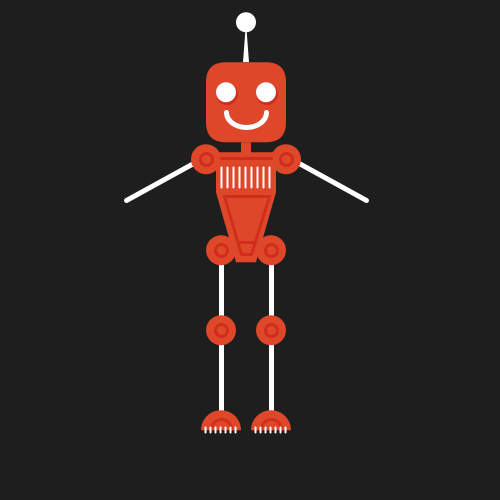
Frame 1 (no input)
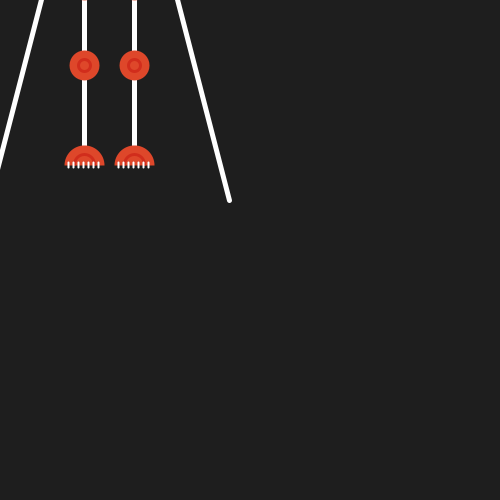
Frame 60 (the mouse pressed at the canvas centre just before this capture)
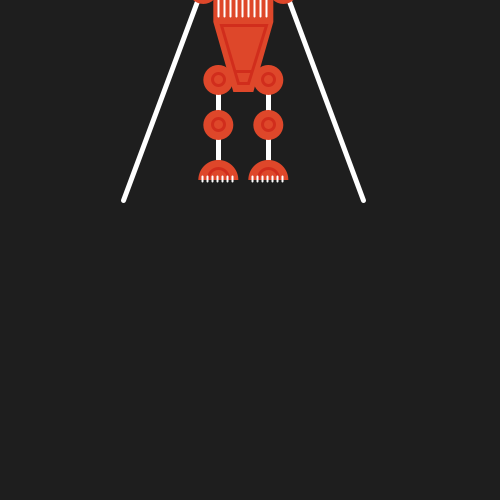
Frame 120 (the mouse held since frame 60 and released just before this capture)

The Processing sketch that drew these frames (run headless with seeded random() and noise(); from frame 60 on, the mouse is pressed at the canvas centre):

// Processing sketch: processing_100341
// ── processing_100341.pde

float x = 200;           // X-coordinate
float y = 388;          // Y-coordinate
int radius = 45;        // Head Radius
int thighHeight = 200;   // Body Height
int calfHeight = 200;    // Neck Height
int legBone = 100;

float easing = 0.02;

void setup() {
  size(500, 500);
  smooth();
  frameRate(40);
  ellipseMode(RADIUS);
}

void draw() { 
  
    int targetX = mouseX;
  x += (targetX - x) * easing;
  
    int targetY = mouseY;
  y += (targetY - y) * easing;

  float legy = y-130;
  float legy2 = y+30;
  float legLength = legy2-legy;
  float legMiddle = legy + legLength/2;
  float footTop = legy2+20;
  
  if (mousePressed) {
    legy2 = y-50;
    legMiddle = (legy + legLength/2) - 35;
    footTop = legy2+20;
  } else {
    legy2 = y+30;
  }


  noStroke();
  background(30);
  
// Head
smooth();
fill(255);
triangle(x+50, y-358, x+47, y-318, x+53, y-318); // Antenna
ellipse(x+50, y-358, 10, 10);              // Antenna
fill(222, 71, 42); // color flame
rect(x+10, y-318, 80, 80, 20, 20, 20, 20); // Head

fill(209, 45, 28); // color dark red
ellipse(x+31, y-286, 11, 11);             // Left Eye
ellipse(x+71, y-286, 11, 11);             // Right Eye
fill(255); // color white
ellipse(x+30, y-288, 10, 10);             // Left Eye
ellipse(x+70, y-288, 10, 10);             // Right Eye
noFill();
stroke(255);
strokeWeight(5);
arc(x+50, y-268, 20, 15, 0, PI);          // Smile
noStroke();


// Body
smooth();
fill(255); // color white
stroke(255);

line(x+25, legy, x+25, legy2); // Left LEG *************

line(x+75, legy, x+75, legy2); // Right LEG ************

line(x+10, y-224, x-70, 200); // Left Arm
line(x+90, y-224, x+170, 200); // Right Arm
noStroke();
fill(222, 71, 42); // color flame
ellipse(x+10, y-221, 15, 15); // Left Shoulder
ellipse(x+90, y-221, 15, 15); // Right Shoulder


// Legs
fill(255); // color white

fill(222, 71, 42); // color flame
ellipse(x+25, legy, 15, 15);            // Left Hip
ellipse(x+25, legMiddle, 15, 15);             // Left Knee *************
fill(255); // color white
fill(222, 71, 42); // color flame
ellipse(x+75, y-130, 15, 15);            // Right Hip
ellipse(x+75, legMiddle, 15, 15);             // Right Knee *************

//arc(x+25, y+50, 20, 20, -PI, 0);         // Left Foot **********
//arc(x+75, y+50, 20, 20, -PI, 0);         // Right Foot ************
arc(x+25, footTop, 20, 20, -PI, 0);         // Left Foot **********
arc(x+75, footTop, 20, 20, -PI, 0);         // Right Foot ************


// joint ellipses
stroke(209, 45, 28);
strokeWeight(3);
ellipse(x+10, y-221, 6, 6); // Left Shoulder
ellipse(x+90, y-221, 6, 6); // Right Shoulder

ellipse(x+25, y-130, 6, 6);             // Left Hip
ellipse(x+25, legMiddle, 6, 6);             // Left Knee *************

ellipse(x+75, y-130, 6, 6);             // Right Hip
ellipse(x+75, legMiddle, 6, 6);             // Right Knee *************
noStroke();


fill(222, 71, 42); // color flame
beginShape();
vertex(x+55, y-238); // Right Neck Up
vertex(x+55, y-228); // Right Neck Down
vertex(x+80, y-228); // Right Shoulder
vertex(x+80, y-188);
vertex(x+60, y-118); // Right Crotch
vertex(x+40, y-118); // Left Crotch
vertex(x+20, y-188);
vertex(x+20, y-228); // Left Shoulder
vertex(x+45, y-228); // Left Neck Down
vertex(x+45, y-238); // Left Neck Up
endShape();






//chest shit
stroke(209, 45, 28);
strokeWeight(3);
quad(x+73, y-184, x+55, y-126, x+45, y-126, x+28, y-184);
line(x+42, y-138, x+58, y-138);
line(x+25, y-222, x+75, y-222);
noFill();
arc(x+25, footTop-1, 10, 10, PI, TWO_PI);  // L_Foot ******
arc(x+75, footTop-1, 10, 10, PI, TWO_PI);  // R_Foot ******

// chest hairs
stroke(255);
strokeWeight(2);
for (float i = x+25; i < x+75; i += 6) {
  line( i, y-213, i, y-193);
}

// toe nails **************
stroke(255);
strokeWeight(2);
for (float i = x+9; i < x+41; i += 5) {
  line( i, footTop-3, i, footTop+2);
}
for (float i = x+59; i < x+91; i += 5) {
  line( i, footTop-3, i, footTop+2);
}

} //end draw
